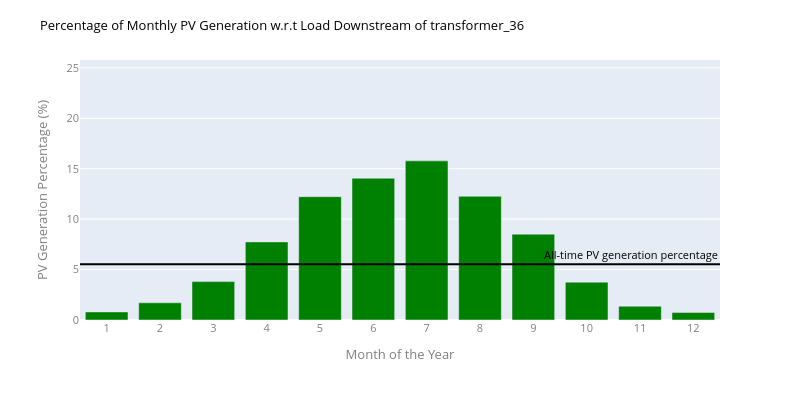

Notebook code for this chart:
### Code cell
# Plot the percentage of monthly PV generations with respect to monthly loads and all-time PV generation percentage.
plot_monthly_bar(df_pv_agg)

### Figure 1 — Plotly figure (JSON) as saved in the notebook; plotly's stock layout.template omitted (floating-point values rounded to 4 significant figures)
{"data": [{"hovertemplate": "timestamp=%{x}<br>percent_production=%{y}<extra></extra>", "legendgroup": "", "marker": {"color": "green", "pattern": {"shape": ""}}, "name": "", "orientation": "v", "showlegend": false, "textposition": "auto", "type": "bar", "x": [1, 2, 3, 4, 5, 6, 7, 8, 9, 10, 11, 12], "xaxis": "x", "y": [0.8003, 1.704, 3.808, 7.743, 12.23, 14.05, 15.78, 12.26, 8.509, 3.753, 1.365, 0.7379], "yaxis": "y"}], "layout": {"annotations": [{"font": {"color": "Black"}, "showarrow": false, "text": "All-time PV generation percentage", "x": 1, "xanchor": "right", "xref": "x domain", "y": 5.519, "yanchor": "bottom", "yref": "y"}], "barmode": "relative", "font": {"color": "Grey", "size": 11}, "height": 400, "legend": {"tracegroupgap": 0}, "margin": {"t": 60}, "shapes": [{"line": {"color": "Black"}, "type": "line", "x0": 0, "x1": 1, "xref": "x domain", "y0": 5.519, "y1": 5.519, "yref": "y"}], "title": {"font": {"color": "Black", "size": 13}, "text": "Percentage of Monthly PV Generation w.r.t Load Downstream of transformer_36"}, "width": 800, "xaxis": {"anchor": "y", "domain": [0.0, 1.0], "dtick": 1, "tick0": 1, "title": {"text": "Month of the Year"}}, "yaxis": {"anchor": "x", "domain": [0.0, 1.0], "range": [0, 25.78], "title": {"text": "PV Generation Percentage (%)"}}}}
